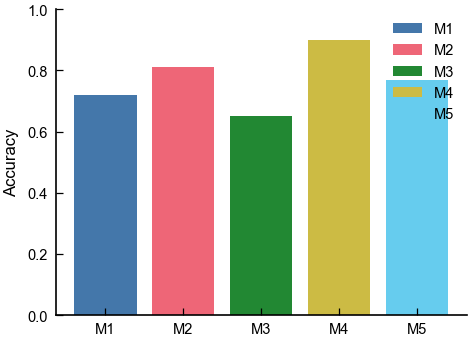

Python code for this plot:
#!/usr/bin/env python3
# -*- coding: utf-8 -*-
"""入门示例：用一组精选配色画一张柱状图。"""
import subprocess, sys
from pathlib import Path

ROOT = Path(__file__).resolve().parent.parent
sys.path.insert(0, str(ROOT / "plots" / "A01_bar_chart"))

import numpy as np
import matplotlib.pyplot as plt
from cycler import cycler

plt.style.use(str(ROOT / "styles" / "paper.mplstyle"))
colors = ["#4477AA", "#EE6677", "#228833", "#CCBB44", "#66CCEE"]
plt.rcParams["axes.prop_cycle"] = cycler(color=colors)

labels = ["M1", "M2", "M3", "M4", "M5"]
values = [0.72, 0.81, 0.65, 0.90, 0.77]
fig, ax = plt.subplots()
for i, (lb, v) in enumerate(zip(labels, values)):
    ax.bar(i, v, color=colors[i % len(colors)], label=lb)
ax.set_xticks(range(len(labels)))
ax.set_xticklabels(labels)
ax.set_ylabel("Accuracy")
ax.set_ylim(0, 1)
ax.legend(frameon=False)
fig.savefig(ROOT / "examples" / "demo.png", dpi=150)
print("已生成 examples/demo.png")
